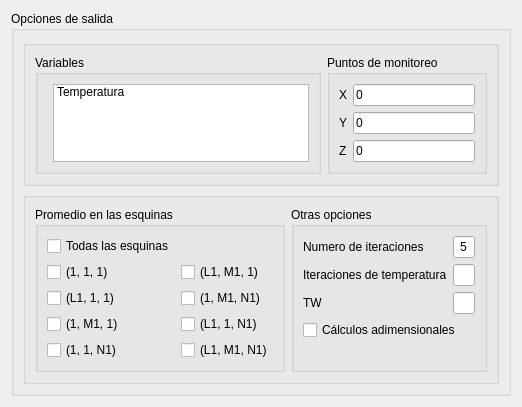
<?xml version="1.0" encoding="UTF-8"?>
<ui version="4.0">
 <class>salida_window</class>
 <widget class="QWidget" name="salida_window">
  <property name="geometry">
   <rect>
    <x>0</x>
    <y>0</y>
    <width>502</width>
    <height>345</height>
   </rect>
  </property>
  <property name="windowTitle">
   <string>Salida - PrePRODIC3D</string>
  </property>
  <layout class="QGridLayout" name="gridLayout_3">
   <item row="0" column="0">
    <widget class="QGroupBox" name="groupBox">
     <property name="title">
      <string>Opciones de salida</string>
     </property>
     <layout class="QVBoxLayout" name="verticalLayout">
      <item>
       <widget class="QGroupBox" name="groupBox_2">
        <property name="title">
         <string/>
        </property>
        <layout class="QHBoxLayout" name="horizontalLayout">
         <item>
          <widget class="QGroupBox" name="groupBox_3">
           <property name="title">
            <string>Variables</string>
           </property>
           <layout class="QFormLayout" name="formLayout">
            <item row="0" column="1">
             <widget class="QListWidget" name="lw_variables">
              <item>
               <property name="text">
                <string>Temperatura</string>
               </property>
              </item>
             </widget>
            </item>
           </layout>
          </widget>
         </item>
         <item>
          <widget class="QGroupBox" name="groupBox_4">
           <property name="title">
            <string>Puntos de monitoreo</string>
           </property>
           <layout class="QGridLayout" name="gridLayout">
            <item row="1" column="1">
             <widget class="QLineEdit" name="le_y">
              <property name="text">
               <string>0</string>
              </property>
             </widget>
            </item>
            <item row="2" column="1">
             <widget class="QLineEdit" name="le_z">
              <property name="text">
               <string>0</string>
              </property>
             </widget>
            </item>
            <item row="2" column="0">
             <widget class="QLabel" name="label_3">
              <property name="text">
               <string>Z</string>
              </property>
             </widget>
            </item>
            <item row="0" column="1">
             <widget class="QLineEdit" name="le_x">
              <property name="text">
               <string>0</string>
              </property>
             </widget>
            </item>
            <item row="1" column="0">
             <widget class="QLabel" name="label_2">
              <property name="text">
               <string>Y</string>
              </property>
             </widget>
            </item>
            <item row="0" column="0">
             <widget class="QLabel" name="label">
              <property name="text">
               <string>X</string>
              </property>
             </widget>
            </item>
           </layout>
          </widget>
         </item>
        </layout>
       </widget>
      </item>
      <item>
       <widget class="QGroupBox" name="groupBox_5">
        <property name="title">
         <string/>
        </property>
        <layout class="QHBoxLayout" name="horizontalLayout_2">
         <item>
          <widget class="QGroupBox" name="groupBox_6">
           <property name="title">
            <string>Promedio en las esquinas</string>
           </property>
           <layout class="QGridLayout" name="gridLayout_2">
            <item row="1" column="0">
             <widget class="QCheckBox" name="chb_corner_1">
              <property name="text">
               <string>(1, 1, 1)</string>
              </property>
             </widget>
            </item>
            <item row="3" column="1">
             <widget class="QCheckBox" name="chb_corner_7">
              <property name="text">
               <string>(L1, 1, N1)</string>
              </property>
             </widget>
            </item>
            <item row="4" column="1">
             <widget class="QCheckBox" name="chb_corner_8">
              <property name="text">
               <string>(L1, M1, N1)</string>
              </property>
             </widget>
            </item>
            <item row="2" column="1">
             <widget class="QCheckBox" name="chb_corner_6">
              <property name="text">
               <string>(1, M1, N1)</string>
              </property>
             </widget>
            </item>
            <item row="2" column="0">
             <widget class="QCheckBox" name="chb_corner_2">
              <property name="text">
               <string>(L1, 1, 1)</string>
              </property>
             </widget>
            </item>
            <item row="4" column="0">
             <widget class="QCheckBox" name="chb_corner_4">
              <property name="text">
               <string>(1, 1, N1)</string>
              </property>
             </widget>
            </item>
            <item row="3" column="0">
             <widget class="QCheckBox" name="chb_corner_3">
              <property name="text">
               <string>(1, M1, 1)</string>
              </property>
             </widget>
            </item>
            <item row="0" column="0">
             <widget class="QCheckBox" name="chb_all_corners">
              <property name="text">
               <string>Todas las esquinas</string>
              </property>
             </widget>
            </item>
            <item row="1" column="1">
             <widget class="QCheckBox" name="chb_corner_5">
              <property name="text">
               <string>(L1, M1, 1)</string>
              </property>
             </widget>
            </item>
           </layout>
          </widget>
         </item>
         <item>
          <widget class="QGroupBox" name="groupBox_7">
           <property name="title">
            <string>Otras opciones</string>
           </property>
           <layout class="QFormLayout" name="formLayout_2">
            <item row="0" column="0">
             <widget class="QLabel" name="label_4">
              <property name="text">
               <string>Numero de iteraciones</string>
              </property>
             </widget>
            </item>
            <item row="0" column="1">
             <widget class="QLineEdit" name="le_last">
              <property name="text">
               <string>5</string>
              </property>
              <property name="alignment">
               <set>Qt::AlignCenter</set>
              </property>
             </widget>
            </item>
            <item row="1" column="0">
             <widget class="QLabel" name="label_6">
              <property name="text">
               <string>Iteraciones de temperatura</string>
              </property>
             </widget>
            </item>
            <item row="1" column="1">
             <widget class="QLineEdit" name="le_temp_last">
              <property name="alignment">
               <set>Qt::AlignCenter</set>
              </property>
             </widget>
            </item>
            <item row="3" column="0" colspan="2">
             <widget class="QCheckBox" name="chb_dimensionless">
              <property name="text">
               <string>Cálculos adimensionales</string>
              </property>
             </widget>
            </item>
            <item row="2" column="0">
             <widget class="QLabel" name="label_5">
              <property name="text">
               <string>TW</string>
              </property>
             </widget>
            </item>
            <item row="2" column="1">
             <widget class="QLineEdit" name="le_tw"/>
            </item>
           </layout>
          </widget>
         </item>
        </layout>
       </widget>
      </item>
     </layout>
    </widget>
   </item>
  </layout>
 </widget>
 <resources/>
 <connections/>
</ui>
